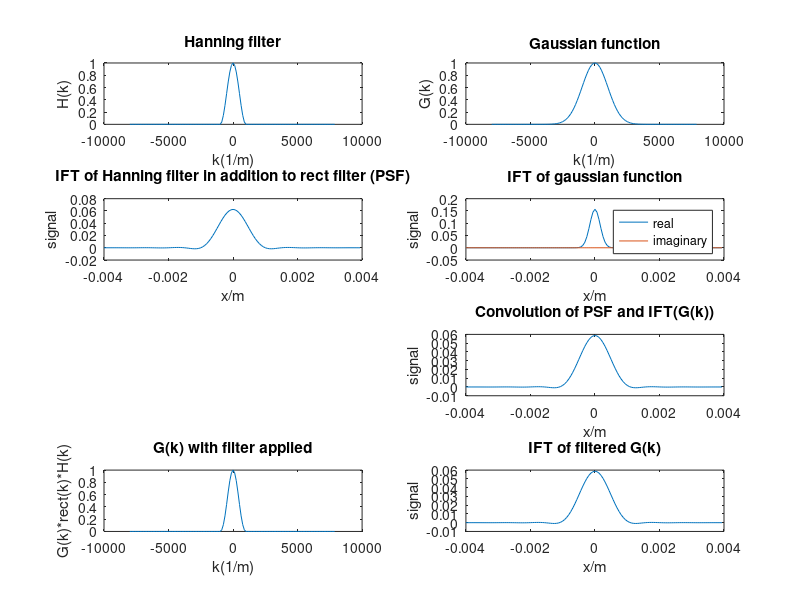

The MATLAB source for this figure:
clear all
close all

h=figure;
set(h, 'Units', 'Normalized', 'OuterPosition', [0 0 1 1]);

%Define hanning filter
Hanning=zeros(1,128);
k=linspace(-8000,8000-125,128);
W=16.*125;
for i = 1:128
    Hanning(i)=(cos((pi.*k(i))./(W))).^2;
end
Hanning(1:56)=0;
Hanning(74:128)=0;
subplot(4,2,1)
plot(k,Hanning);
title('Hanning filter')
xlabel('k(1/m)')
ylabel('H(k)')

%Define gaussian function
Gk = exp(-(k.^2)./(2.*(1000.^2)));
subplot(4,2,2)
plot(k,Gk)
xlabel('k(1/m)')
ylabel('G(k)')
title('Gaussian function')

%% PSF way

%Define rect filter
rect=zeros(1,128);
rect(57:73)=1;

%Define total filter
tot_filter=zeros(1,128);
for i = 1:128
    tot_filter(i)=Hanning(i).*rect(i);
end

%IFT((H(k)rect(k))
x=linspace(-0.004,0.004-(2.*(0.004./128)),128);
signal_H=ifftshift(ifft(fftshift(tot_filter)));
subplot(4,2,3)
plot(x,signal_H)
xlabel('x/m')
ylabel('signal')
title('IFT of Hanning filter in addition to rect filter (PSF)')

%IFT of gaussian function
signal_g=ifftshift(ifft(fftshift(Gk)));
subplot(4,2,4)
plot(x,real(signal_g))
hold on
plot(x,imag(signal_g))
legend('real','imaginary')
xlabel('x/m')
ylabel('signal')
title('IFT of gaussian function')

%Convolution of IFT of Hanning filter and IFT of gaussian function
conv_signal=conv(signal_H,signal_g);
trunc_conv_signal=conv_signal(65:192);
subplot(4,2,6)
plot(x,trunc_conv_signal);
title('Convolution of PSF and IFT(G(k))')
xlabel('x/m')
ylabel('signal')

%% Filtered G(k) way

filt_Gk=zeros(1,128);
for i = 1:128
    filt_Gk(i)=Gk(i).*rect(i).*Hanning(i);
end

subplot(4,2,7)
plot(k,filt_Gk);
xlabel('k(1/m)')
ylabel('G(k)*rect(k)*H(k)')
title('G(k) with filter applied')

signal_filt=ifftshift(ifft(fftshift(filt_Gk)));
subplot(4,2,8)
plot(x,signal_filt);
xlabel('x/m')
ylabel('signal')
title('IFT of filtered G(k)')
